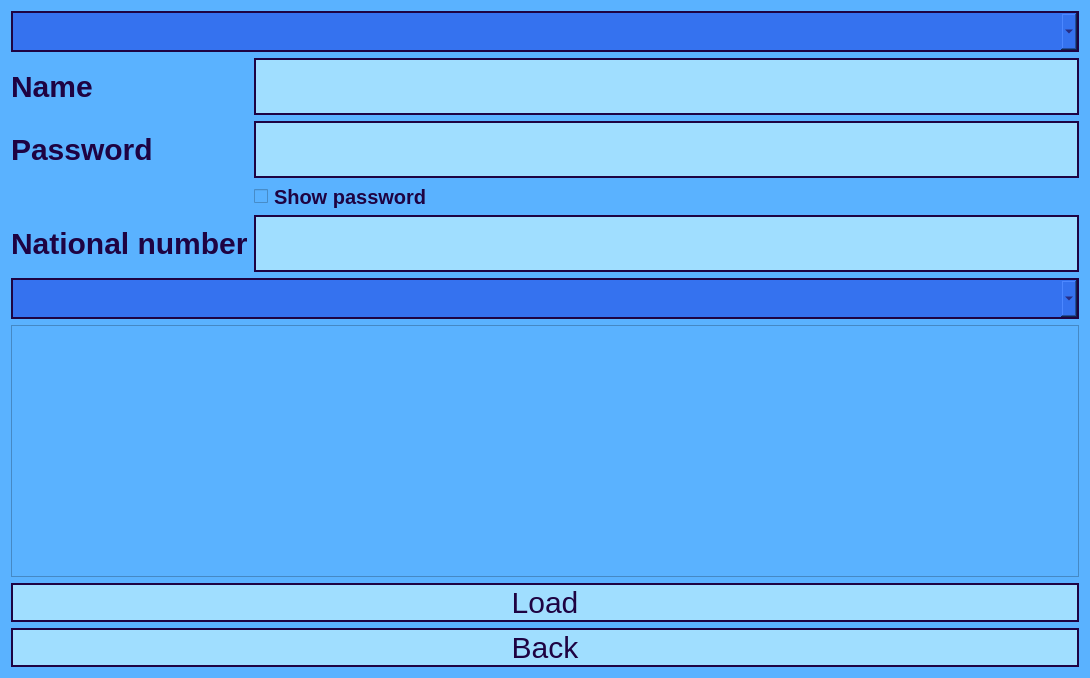
<?xml version="1.0" encoding="UTF-8"?>
<ui version="4.0">
 <class>Show</class>
 <widget class="QDialog" name="Show">
  <property name="geometry">
   <rect>
    <x>0</x>
    <y>0</y>
    <width>1090</width>
    <height>678</height>
   </rect>
  </property>
  <property name="windowTitle">
   <string>Dialog</string>
  </property>
  <property name="styleSheet">
   <string notr="true">    background-color: #5AB2FF;</string>
  </property>
  <layout class="QVBoxLayout" name="verticalLayout">
   <item>
    <widget class="QComboBox" name="comboBox_2">
     <property name="styleSheet">
      <string notr="true">border: 2px solid #1E0342;
background-color: #3572EF;
color: #1E0342;
font:30px;</string>
     </property>
    </widget>
   </item>
   <item>
    <layout class="QGridLayout" name="gridLayout_2">
     <item row="0" column="0">
      <widget class="QLabel" name="label">
       <property name="styleSheet">
        <string notr="true">color: #1E0342;
font-weight: bold;
font-size: 30px;
background: transparent; 
border: none;
</string>
       </property>
       <property name="text">
        <string>Name</string>
       </property>
      </widget>
     </item>
     <item row="1" column="2">
      <widget class="QLineEdit" name="lineEdit_Pass">
       <property name="styleSheet">
        <string notr="true">font-weight: bold;
font-size: 45px;
border-radius: 50px; 
border: 2px solid #1E0342;
background-color: #A0DEFF;
color: #1E0342;
</string>
       </property>
       <property name="echoMode">
        <enum>QLineEdit::EchoMode::Password</enum>
       </property>
      </widget>
     </item>
     <item row="3" column="0">
      <widget class="QLabel" name="label_3">
       <property name="styleSheet">
        <string notr="true">color: #1E0342;
font-weight: bold;
font-size: 30px;
background: transparent; 
border: none;
</string>
       </property>
       <property name="text">
        <string>National number</string>
       </property>
      </widget>
     </item>
     <item row="3" column="2">
      <widget class="QLineEdit" name="lineEdit_NN">
       <property name="styleSheet">
        <string notr="true">font-weight: bold;
font-size: 45px;
border-radius: 50px; 
border: 2px solid #1E0342;
background-color: #A0DEFF;
color: #1E0342;
</string>
       </property>
      </widget>
     </item>
     <item row="1" column="0">
      <widget class="QLabel" name="label_2">
       <property name="styleSheet">
        <string notr="true">color: #1E0342;
font-weight: bold;
font-size: 30px;
background: transparent; 
border: none;
</string>
       </property>
       <property name="text">
        <string>Password</string>
       </property>
      </widget>
     </item>
     <item row="0" column="2">
      <widget class="QLineEdit" name="lineEdit_Name">
       <property name="styleSheet">
        <string notr="true">font-weight: bold;
font-size: 45px;
border-radius: 50px; 
border: 2px solid #1E0342;
background-color: #A0DEFF;
color: #1E0342;
</string>
       </property>
      </widget>
     </item>
     <item row="2" column="2">
      <widget class="QCheckBox" name="checkBox">
       <property name="styleSheet">
        <string notr="true">color: #1E0342;
font-weight: bold;
font-size: 20px;
border: none;
</string>
       </property>
       <property name="text">
        <string>Show password</string>
       </property>
      </widget>
     </item>
    </layout>
   </item>
   <item>
    <widget class="QComboBox" name="comboBox">
     <property name="styleSheet">
      <string notr="true">border: 2px solid #1E0342;
background-color: #3572EF;
color: #1E0342;
font:30px;</string>
     </property>
    </widget>
   </item>
   <item>
    <widget class="QTableWidget" name="tableWidget"/>
   </item>
   <item>
    <widget class="QPushButton" name="pushButton">
     <property name="styleSheet">
      <string notr="true">border: 2px solid #1E0342;
background-color: #A0DEFF;
color: #1E0342;
font:30px;</string>
     </property>
     <property name="text">
      <string>Load</string>
     </property>
    </widget>
   </item>
   <item>
    <widget class="QPushButton" name="pushButton_2">
     <property name="styleSheet">
      <string notr="true">border: 2px solid #1E0342;
background-color: #A0DEFF;
color: #1E0342;
font:30px;</string>
     </property>
     <property name="text">
      <string>Back</string>
     </property>
    </widget>
   </item>
  </layout>
 </widget>
 <resources/>
 <connections/>
</ui>
